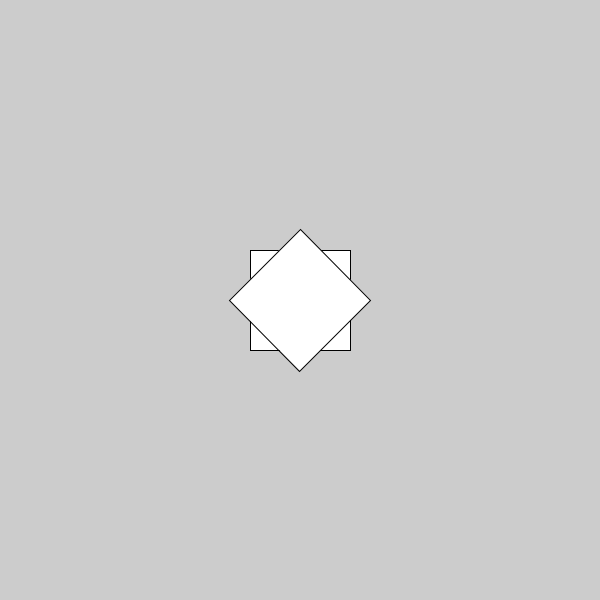
Frame 1 (no input)
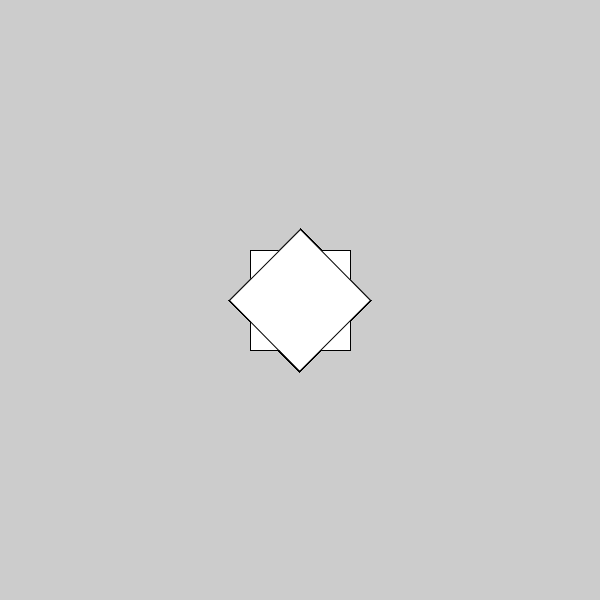
Frame 60 (the mouse pressed at the canvas centre just before this capture)
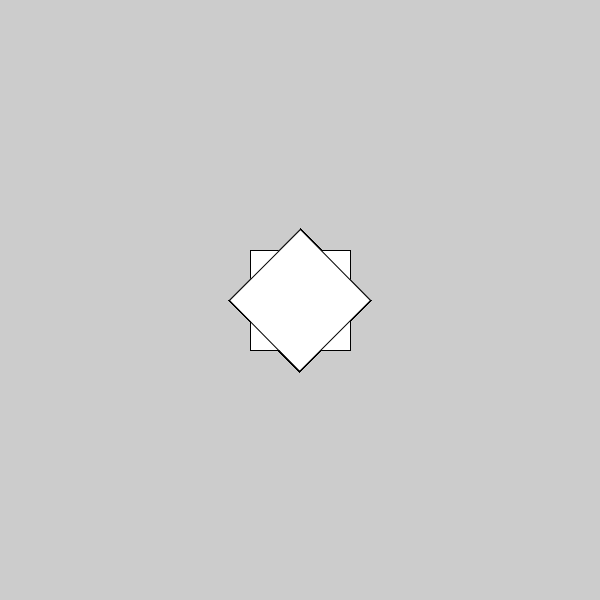
Frame 120 (the mouse held since frame 60 and released just before this capture)

The Processing sketch that drew these frames (run headless with seeded random() and noise(); from frame 60 on, the mouse is pressed at the canvas centre):

// Processing sketch: midterm1_solution
// ── midterm1_solution.pde
//change this sketch so it rotates around the original position of the shape 

void setup() {
  size(600, 600); 
  rectMode(CENTER); 
}

void draw(){
  rect(width/2, height/2, 100, 100); 
  
  pushMatrix(); 
  translate(width/2, height/2);
  rotate(radians(45)); 
  rect(0, 0, 100, 100); 
  popMatrix(); 
}
